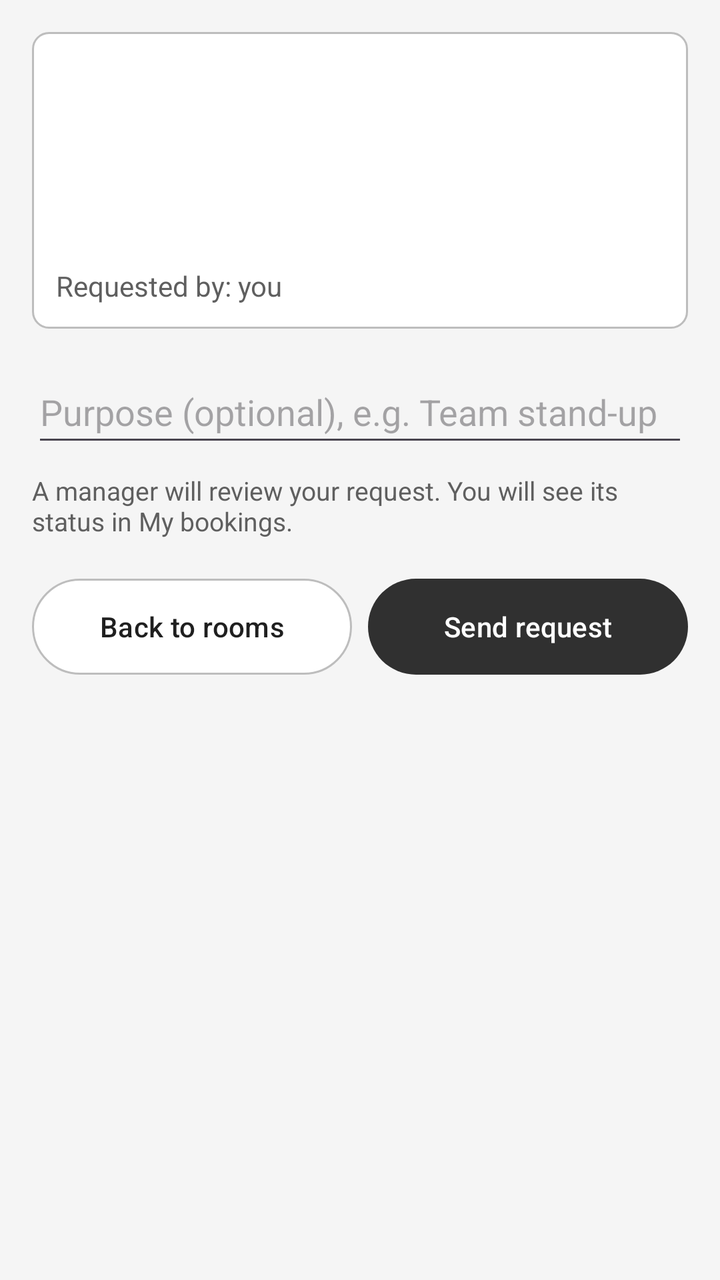
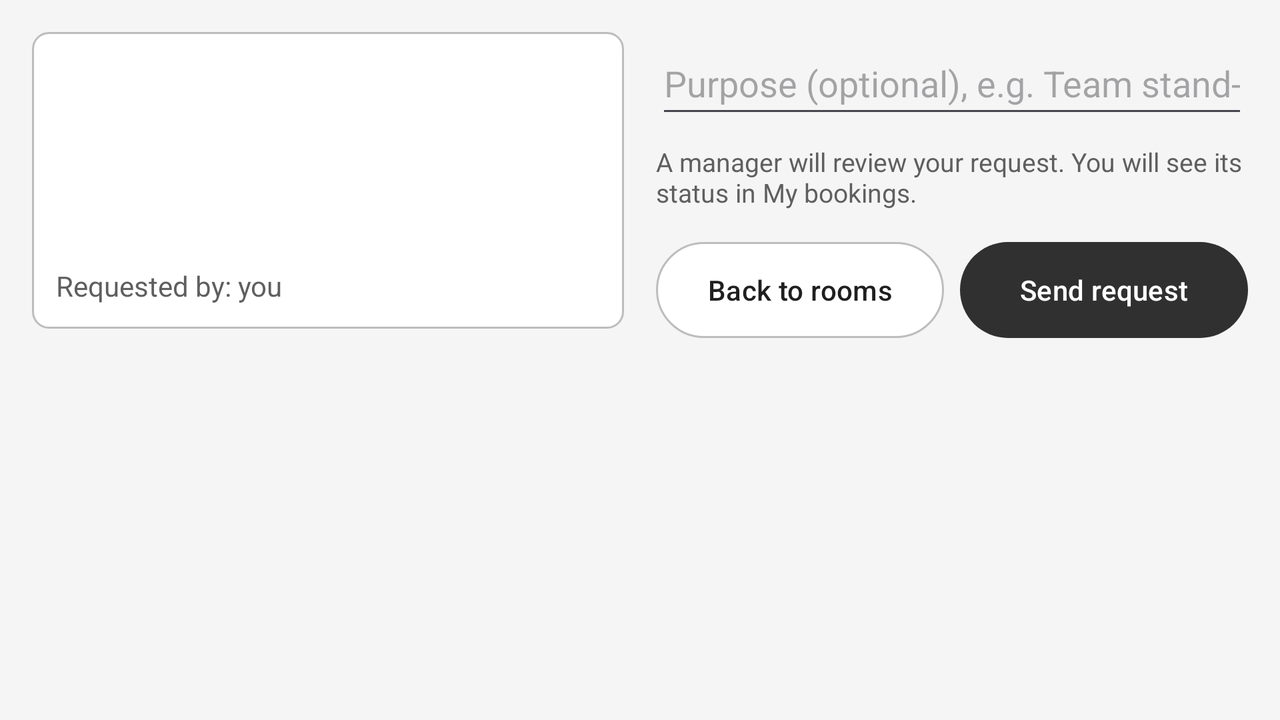

An Android layout and its configuration variant, each rendered on a device that would load it. The default file and the variant file are quoted in full after the pictures.
<!-- AndroidManifest.xml: application theme Theme.COMP2000RoomBookingApp -->
<!-- res/layout/activity_confirm_request.xml -->
<?xml version="1.0" encoding="utf-8"?>
<ScrollView xmlns:android="http://schemas.android.com/apk/res/android"
    xmlns:app="http://schemas.android.com/apk/res-auto"
    android:layout_width="match_parent"
    android:layout_height="match_parent">

    <LinearLayout
        android:layout_width="match_parent"
        android:layout_height="wrap_content"
        android:orientation="vertical"
        android:padding="16dp">

        <LinearLayout
            android:layout_width="match_parent"
            android:layout_height="wrap_content"
            android:background="@drawable/bg_card"
            android:orientation="vertical">

            <TextView
                android:id="@+id/tv_room_name"
                android:layout_width="wrap_content"
                android:layout_height="wrap_content"
                android:textColor="@color/text_primary"
                android:textSize="20sp"
                android:textStyle="bold" />

            <TextView
                android:id="@+id/tv_room_details"
                android:layout_width="wrap_content"
                android:layout_height="wrap_content"
                android:textColor="@color/text_secondary" />

            <TextView
                android:id="@+id/tv_when"
                android:layout_width="wrap_content"
                android:layout_height="wrap_content"
                android:layout_marginTop="12dp"
                android:textColor="@color/text_primary"
                android:textSize="16sp" />

            <TextView
                android:id="@+id/tv_time"
                android:layout_width="wrap_content"
                android:layout_height="wrap_content"
                android:textColor="@color/text_primary"
                android:textSize="16sp" />

            <TextView
                android:layout_width="wrap_content"
                android:layout_height="wrap_content"
                android:layout_marginTop="4dp"
                android:text="@string/requested_by_you"
                android:textColor="@color/text_secondary"
                android:textSize="14sp" />
        </LinearLayout>

        <EditText
            android:id="@+id/et_purpose"
            android:layout_width="match_parent"
            android:layout_height="wrap_content"
            android:layout_marginTop="16dp"
            android:hint="@string/hint_purpose"
            android:inputType="textCapSentences"
            android:minHeight="48dp" />

        <TextView
            android:layout_width="wrap_content"
            android:layout_height="wrap_content"
            android:layout_marginTop="8dp"
            android:text="@string/confirm_note"
            android:textColor="@color/text_secondary"
            android:textSize="13sp" />

        <LinearLayout
            android:layout_width="match_parent"
            android:layout_height="wrap_content"
            android:layout_marginTop="16dp"
            android:orientation="horizontal"
            android:weightSum="2">

            <Button
                android:id="@+id/btn_back"
                android:layout_width="0dp"
                android:layout_height="56dp"
                android:layout_marginEnd="4dp"
                android:layout_weight="1"
                android:text="@string/back_to_rooms"
                android:backgroundTint="@color/card_bg"
                android:textColor="@color/text_primary"
                app:strokeColor="@color/stroke"
                app:strokeWidth="1dp" />

            <Button
                android:id="@+id/btn_send"
                android:layout_width="0dp"
                android:layout_height="56dp"
                android:layout_marginStart="4dp"
                android:layout_weight="1"
                android:text="@string/send_request" />
        </LinearLayout>
    </LinearLayout>
</ScrollView>
<!-- resources referenced by this layout -->
<resources>
  <color name="card_bg">#FFFFFF</color>
  <color name="stroke">#BDBDBD</color>
  <color name="text_primary">#1F1F1F</color>
  <color name="text_secondary">#5F5F5F</color>
  <!-- drawable bg_card (drawable) -->
  <?xml version="1.0" encoding="utf-8"?>
  <shape xmlns:android="http://schemas.android.com/apk/res/android" android:shape="rectangle">
      <solid android:color="@color/card_bg" />
      <stroke android:width="1dp" android:color="@color/stroke" />
      <corners android:radius="8dp" />
      <padding android:left="12dp" android:top="12dp" android:right="12dp" android:bottom="12dp" />
  </shape>
  <string name="back_to_rooms">Back to rooms</string>
  <string name="confirm_note">A manager will review your request. You will see its status in My bookings.</string>
  <string name="hint_purpose">Purpose (optional), e.g. Team stand-up</string>
  <string name="requested_by_you">Requested by: you</string>
  <string name="send_request">Send request</string>
  <style name="Theme.COMP2000RoomBookingApp" parent="Theme.Material3.Light">
          <item name="colorPrimary">@color/accent</item>
          <item name="colorOnPrimary">@color/on_accent</item>
          <item name="android:windowBackground">@color/screen_bg</item>
      </style>
  <color name="accent">#303030</color>
  <color name="on_accent">#FFFFFF</color>
  <color name="screen_bg">#F5F5F5</color>
</resources>
<!-- res/layout-land/activity_confirm_request.xml (the repository's variant of the layout above) -->
<!-- drawn on the phone turned sideways -->
<?xml version="1.0" encoding="utf-8"?>
<LinearLayout xmlns:android="http://schemas.android.com/apk/res/android"
    xmlns:app="http://schemas.android.com/apk/res-auto"
    android:layout_width="match_parent"
    android:layout_height="match_parent"
    android:orientation="horizontal"
    android:padding="16dp"
    android:weightSum="2">

    <LinearLayout
        android:layout_width="0dp"
        android:layout_height="wrap_content"
        android:layout_marginEnd="8dp"
        android:layout_weight="1"
        android:background="@drawable/bg_card"
        android:orientation="vertical">

        <TextView
            android:id="@+id/tv_room_name"
            android:layout_width="wrap_content"
            android:layout_height="wrap_content"
            android:textColor="@color/text_primary"
            android:textSize="20sp"
            android:textStyle="bold" />

        <TextView
            android:id="@+id/tv_room_details"
            android:layout_width="wrap_content"
            android:layout_height="wrap_content"
            android:textColor="@color/text_secondary" />

        <TextView
            android:id="@+id/tv_when"
            android:layout_width="wrap_content"
            android:layout_height="wrap_content"
            android:layout_marginTop="12dp"
            android:textColor="@color/text_primary"
            android:textSize="16sp" />

        <TextView
            android:id="@+id/tv_time"
            android:layout_width="wrap_content"
            android:layout_height="wrap_content"
            android:textColor="@color/text_primary"
            android:textSize="16sp" />

        <TextView
            android:layout_width="wrap_content"
            android:layout_height="wrap_content"
            android:layout_marginTop="4dp"
            android:text="@string/requested_by_you"
            android:textColor="@color/text_secondary"
            android:textSize="14sp" />
    </LinearLayout>

    <ScrollView
        android:layout_width="0dp"
        android:layout_height="match_parent"
        android:layout_marginStart="8dp"
        android:layout_weight="1">

        <LinearLayout
            android:layout_width="match_parent"
            android:layout_height="wrap_content"
            android:orientation="vertical">

            <EditText
                android:id="@+id/et_purpose"
                android:layout_width="match_parent"
                android:layout_height="wrap_content"
                android:hint="@string/hint_purpose"
                android:inputType="textCapSentences"
                android:minHeight="48dp" />

            <TextView
                android:layout_width="wrap_content"
                android:layout_height="wrap_content"
                android:layout_marginTop="8dp"
                android:text="@string/confirm_note"
                android:textColor="@color/text_secondary"
                android:textSize="13sp" />

            <LinearLayout
                android:layout_width="match_parent"
                android:layout_height="wrap_content"
                android:layout_marginTop="12dp"
                android:orientation="horizontal"
                android:weightSum="2">

                <Button
                    android:id="@+id/btn_back"
                    android:layout_width="0dp"
                    android:layout_height="56dp"
                    android:layout_marginEnd="4dp"
                    android:layout_weight="1"
                    android:text="@string/back_to_rooms"
                    android:backgroundTint="@color/card_bg"
                    android:textColor="@color/text_primary"
                    app:strokeColor="@color/stroke"
                    app:strokeWidth="1dp" />

                <Button
                    android:id="@+id/btn_send"
                    android:layout_width="0dp"
                    android:layout_height="56dp"
                    android:layout_marginStart="4dp"
                    android:layout_weight="1"
                    android:text="@string/send_request" />
            </LinearLayout>
        </LinearLayout>
    </ScrollView>
</LinearLayout>
